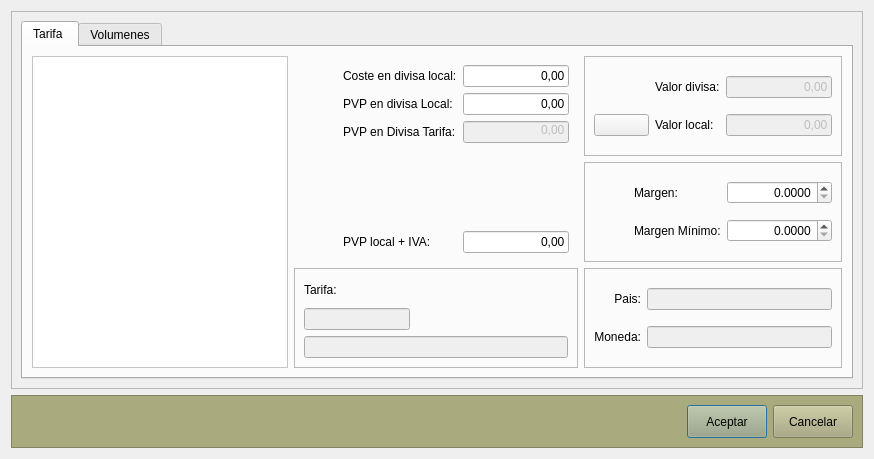
<?xml version="1.0" encoding="UTF-8"?>
<ui version="4.0">
 <class>FrmTarifas</class>
 <widget class="QDialog" name="FrmTarifas">
  <property name="geometry">
   <rect>
    <x>0</x>
    <y>0</y>
    <width>874</width>
    <height>459</height>
   </rect>
  </property>
  <property name="maximumSize">
   <size>
    <width>16777215</width>
    <height>459</height>
   </size>
  </property>
  <property name="windowTitle">
   <string>valoración de Tarifas</string>
  </property>
  <property name="windowIcon">
   <iconset resource="../maya.qrc">
    <normaloff>:/Icons/PNG/NeuX.png</normaloff>:/Icons/PNG/NeuX.png</iconset>
  </property>
  <property name="windowOpacity">
   <double>1.000000000000000</double>
  </property>
  <layout class="QGridLayout" name="gridLayout">
   <item row="1" column="0" colspan="2">
    <widget class="QFrame" name="frame">
     <property name="minimumSize">
      <size>
       <width>0</width>
       <height>47</height>
      </size>
     </property>
     <property name="maximumSize">
      <size>
       <width>16777215</width>
       <height>54</height>
      </size>
     </property>
     <property name="styleSheet">
      <string notr="true">background-color: rgb(170, 170, 127);</string>
     </property>
     <property name="frameShape">
      <enum>QFrame::StyledPanel</enum>
     </property>
     <property name="frameShadow">
      <enum>QFrame::Raised</enum>
     </property>
     <layout class="QHBoxLayout" name="horizontalLayout">
      <item>
       <spacer name="horizontalSpacer">
        <property name="orientation">
         <enum>Qt::Horizontal</enum>
        </property>
        <property name="sizeHint" stdset="0">
         <size>
          <width>40</width>
          <height>20</height>
         </size>
        </property>
       </spacer>
      </item>
      <item>
       <widget class="QPushButton" name="btnAceptar">
        <property name="minimumSize">
         <size>
          <width>0</width>
          <height>33</height>
         </size>
        </property>
        <property name="styleSheet">
         <string notr="true"/>
        </property>
        <property name="text">
         <string>Aceptar</string>
        </property>
        <property name="icon">
         <iconset resource="../maya.qrc">
          <normaloff>:/Icons/PNG/OK.png</normaloff>:/Icons/PNG/OK.png</iconset>
        </property>
        <property name="iconSize">
         <size>
          <width>14</width>
          <height>14</height>
         </size>
        </property>
       </widget>
      </item>
      <item>
       <widget class="QPushButton" name="btnCancelar">
        <property name="minimumSize">
         <size>
          <width>0</width>
          <height>33</height>
         </size>
        </property>
        <property name="styleSheet">
         <string notr="true"/>
        </property>
        <property name="text">
         <string>Cancelar</string>
        </property>
        <property name="icon">
         <iconset resource="../maya.qrc">
          <normaloff>:/Icons/PNG/Cancel.png</normaloff>:/Icons/PNG/Cancel.png</iconset>
        </property>
        <property name="iconSize">
         <size>
          <width>14</width>
          <height>14</height>
         </size>
        </property>
       </widget>
      </item>
     </layout>
    </widget>
   </item>
   <item row="0" column="0" colspan="2">
    <widget class="QFrame" name="frame_2">
     <property name="frameShape">
      <enum>QFrame::StyledPanel</enum>
     </property>
     <property name="frameShadow">
      <enum>QFrame::Raised</enum>
     </property>
     <layout class="QGridLayout" name="gridLayout_3">
      <item row="0" column="0">
       <widget class="QTabWidget" name="tabWidget">
        <property name="currentIndex">
         <number>0</number>
        </property>
        <widget class="QWidget" name="tab">
         <attribute name="title">
          <string>Tarifa </string>
         </attribute>
         <layout class="QGridLayout" name="gridLayout_8">
          <item row="0" column="0" rowspan="3">
           <widget class="QListView" name="listaTarifa">
            <property name="styleSheet">
             <string notr="true">background-color: rgb(255, 255, 255);</string>
            </property>
           </widget>
          </item>
          <item row="0" column="1" rowspan="2">
           <widget class="QWidget" name="widget" native="true">
            <layout class="QGridLayout" name="gridLayout_2">
             <item row="0" column="2">
              <widget class="QLineEdit" name="txtCosteLocal">
               <property name="minimumSize">
                <size>
                 <width>96</width>
                 <height>0</height>
                </size>
               </property>
               <property name="maximumSize">
                <size>
                 <width>106</width>
                 <height>16777215</height>
                </size>
               </property>
               <property name="text">
                <string>0,00</string>
               </property>
               <property name="alignment">
                <set>Qt::AlignRight|Qt::AlignTrailing|Qt::AlignVCenter</set>
               </property>
               <property name="readOnly">
                <bool>true</bool>
               </property>
              </widget>
             </item>
             <item row="4" column="1">
              <widget class="QLabel" name="label_6">
               <property name="text">
                <string>PVP en Divisa Tarifa:</string>
               </property>
              </widget>
             </item>
             <item row="1" column="2">
              <widget class="QLineEdit" name="txtPVPLocal">
               <property name="enabled">
                <bool>true</bool>
               </property>
               <property name="minimumSize">
                <size>
                 <width>96</width>
                 <height>0</height>
                </size>
               </property>
               <property name="maximumSize">
                <size>
                 <width>106</width>
                 <height>16777215</height>
                </size>
               </property>
               <property name="text">
                <string>0,00</string>
               </property>
               <property name="alignment">
                <set>Qt::AlignRight|Qt::AlignTrailing|Qt::AlignVCenter</set>
               </property>
              </widget>
             </item>
             <item row="1" column="1">
              <widget class="QLabel" name="label_7">
               <property name="text">
                <string>PVP en divisa Local:</string>
               </property>
              </widget>
             </item>
             <item row="1" column="0">
              <spacer name="horizontalSpacer_3">
               <property name="orientation">
                <enum>Qt::Horizontal</enum>
               </property>
               <property name="sizeHint" stdset="0">
                <size>
                 <width>40</width>
                 <height>20</height>
                </size>
               </property>
              </spacer>
             </item>
             <item row="5" column="1">
              <spacer name="verticalSpacer">
               <property name="orientation">
                <enum>Qt::Vertical</enum>
               </property>
               <property name="sizeHint" stdset="0">
                <size>
                 <width>20</width>
                 <height>40</height>
                </size>
               </property>
              </spacer>
             </item>
             <item row="4" column="2">
              <widget class="QLineEdit" name="txtPVPDivisa">
               <property name="enabled">
                <bool>false</bool>
               </property>
               <property name="maximumSize">
                <size>
                 <width>106</width>
                 <height>16777215</height>
                </size>
               </property>
               <property name="text">
                <string>0,00</string>
               </property>
               <property name="alignment">
                <set>Qt::AlignRight|Qt::AlignTop|Qt::AlignTrailing</set>
               </property>
              </widget>
             </item>
             <item row="0" column="1">
              <widget class="QLabel" name="label_10">
               <property name="text">
                <string>Coste en divisa local:</string>
               </property>
              </widget>
             </item>
             <item row="6" column="1">
              <widget class="QLabel" name="label_13">
               <property name="text">
                <string>PVP local + IVA:</string>
               </property>
              </widget>
             </item>
             <item row="6" column="2">
              <widget class="QLineEdit" name="txt_pvpiva">
               <property name="maximumSize">
                <size>
                 <width>106</width>
                 <height>16777215</height>
                </size>
               </property>
               <property name="text">
                <string>0,00</string>
               </property>
               <property name="alignment">
                <set>Qt::AlignRight|Qt::AlignTrailing|Qt::AlignVCenter</set>
               </property>
              </widget>
             </item>
            </layout>
           </widget>
          </item>
          <item row="0" column="2">
           <widget class="QFrame" name="frame_6">
            <property name="frameShape">
             <enum>QFrame::StyledPanel</enum>
            </property>
            <property name="frameShadow">
             <enum>QFrame::Raised</enum>
            </property>
            <layout class="QGridLayout" name="gridLayout_6">
             <item row="1" column="1">
              <widget class="QLabel" name="label_9">
               <property name="text">
                <string>Valor local:</string>
               </property>
              </widget>
             </item>
             <item row="0" column="2">
              <widget class="QLineEdit" name="txtValorDivisa">
               <property name="enabled">
                <bool>false</bool>
               </property>
               <property name="minimumSize">
                <size>
                 <width>96</width>
                 <height>0</height>
                </size>
               </property>
               <property name="maximumSize">
                <size>
                 <width>106</width>
                 <height>16777215</height>
                </size>
               </property>
               <property name="text">
                <string>0,00</string>
               </property>
               <property name="alignment">
                <set>Qt::AlignRight|Qt::AlignTrailing|Qt::AlignVCenter</set>
               </property>
              </widget>
             </item>
             <item row="1" column="2">
              <widget class="QLineEdit" name="txtvalorLocal">
               <property name="enabled">
                <bool>false</bool>
               </property>
               <property name="maximumSize">
                <size>
                 <width>106</width>
                 <height>16777215</height>
                </size>
               </property>
               <property name="text">
                <string>0,00</string>
               </property>
               <property name="alignment">
                <set>Qt::AlignRight|Qt::AlignTrailing|Qt::AlignVCenter</set>
               </property>
               <property name="readOnly">
                <bool>false</bool>
               </property>
              </widget>
             </item>
             <item row="0" column="1">
              <widget class="QLabel" name="label_8">
               <property name="text">
                <string>Valor divisa:</string>
               </property>
              </widget>
             </item>
             <item row="0" column="0">
              <spacer name="horizontalSpacer_5">
               <property name="orientation">
                <enum>Qt::Horizontal</enum>
               </property>
               <property name="sizeHint" stdset="0">
                <size>
                 <width>40</width>
                 <height>20</height>
                </size>
               </property>
              </spacer>
             </item>
             <item row="1" column="0">
              <widget class="QPushButton" name="btnDesbloquearDivisa">
               <property name="toolTip">
                <string>&lt;html&gt;&lt;head/&gt;&lt;body&gt;&lt;p&gt;Desbloquear las divisas para entrada manual&lt;/p&gt;&lt;/body&gt;&lt;/html&gt;</string>
               </property>
               <property name="text">
                <string/>
               </property>
               <property name="icon">
                <iconset resource="../maya.qrc">
                 <normaloff>:/Icons/PNG/abrecaja.png</normaloff>:/Icons/PNG/abrecaja.png</iconset>
               </property>
               <property name="checkable">
                <bool>true</bool>
               </property>
              </widget>
             </item>
            </layout>
           </widget>
          </item>
          <item row="1" column="2">
           <widget class="QFrame" name="frame_5">
            <property name="frameShape">
             <enum>QFrame::StyledPanel</enum>
            </property>
            <property name="frameShadow">
             <enum>QFrame::Raised</enum>
            </property>
            <layout class="QGridLayout" name="gridLayout_5">
             <item row="0" column="2">
              <widget class="QDoubleSpinBox" name="spinMargen">
               <property name="enabled">
                <bool>true</bool>
               </property>
               <property name="minimumSize">
                <size>
                 <width>105</width>
                 <height>0</height>
                </size>
               </property>
               <property name="maximumSize">
                <size>
                 <width>106</width>
                 <height>16777215</height>
                </size>
               </property>
               <property name="alignment">
                <set>Qt::AlignRight|Qt::AlignTrailing|Qt::AlignVCenter</set>
               </property>
               <property name="decimals">
                <number>4</number>
               </property>
               <property name="minimum">
                <double>0.000000000000000</double>
               </property>
               <property name="maximum">
                <double>99.000000000000000</double>
               </property>
              </widget>
             </item>
             <item row="1" column="2">
              <widget class="QDoubleSpinBox" name="spinmargen_minimo">
               <property name="enabled">
                <bool>true</bool>
               </property>
               <property name="minimumSize">
                <size>
                 <width>96</width>
                 <height>0</height>
                </size>
               </property>
               <property name="maximumSize">
                <size>
                 <width>106</width>
                 <height>16777215</height>
                </size>
               </property>
               <property name="alignment">
                <set>Qt::AlignRight|Qt::AlignTrailing|Qt::AlignVCenter</set>
               </property>
               <property name="decimals">
                <number>4</number>
               </property>
               <property name="minimum">
                <double>0.000000000000000</double>
               </property>
               <property name="maximum">
                <double>99.000000000000000</double>
               </property>
              </widget>
             </item>
             <item row="0" column="1">
              <widget class="QLabel" name="label_4">
               <property name="text">
                <string>Margen:</string>
               </property>
              </widget>
             </item>
             <item row="1" column="1">
              <widget class="QLabel" name="label_5">
               <property name="maximumSize">
                <size>
                 <width>16777215</width>
                 <height>27</height>
                </size>
               </property>
               <property name="text">
                <string>Margen Mínimo:</string>
               </property>
              </widget>
             </item>
             <item row="0" column="0">
              <spacer name="horizontalSpacer_4">
               <property name="orientation">
                <enum>Qt::Horizontal</enum>
               </property>
               <property name="sizeHint" stdset="0">
                <size>
                 <width>40</width>
                 <height>20</height>
                </size>
               </property>
              </spacer>
             </item>
            </layout>
           </widget>
          </item>
          <item row="2" column="1">
           <widget class="QFrame" name="frame_4">
            <property name="frameShape">
             <enum>QFrame::StyledPanel</enum>
            </property>
            <property name="frameShadow">
             <enum>QFrame::Raised</enum>
            </property>
            <layout class="QVBoxLayout" name="verticalLayout">
             <item>
              <widget class="QLabel" name="label_3">
               <property name="text">
                <string>Tarifa:</string>
               </property>
              </widget>
             </item>
             <item>
              <widget class="QLineEdit" name="txtCodTarifa">
               <property name="enabled">
                <bool>false</bool>
               </property>
               <property name="minimumSize">
                <size>
                 <width>49</width>
                 <height>0</height>
                </size>
               </property>
               <property name="maximumSize">
                <size>
                 <width>106</width>
                 <height>16777215</height>
                </size>
               </property>
              </widget>
             </item>
             <item>
              <widget class="QLineEdit" name="txtDescTarifa">
               <property name="enabled">
                <bool>false</bool>
               </property>
              </widget>
             </item>
            </layout>
           </widget>
          </item>
          <item row="2" column="2">
           <widget class="QFrame" name="frame_3">
            <property name="frameShape">
             <enum>QFrame::StyledPanel</enum>
            </property>
            <property name="frameShadow">
             <enum>QFrame::Raised</enum>
            </property>
            <layout class="QGridLayout" name="gridLayout_4">
             <item row="0" column="1">
              <widget class="QLineEdit" name="txtPais">
               <property name="enabled">
                <bool>false</bool>
               </property>
               <property name="minimumSize">
                <size>
                 <width>123</width>
                 <height>0</height>
                </size>
               </property>
              </widget>
             </item>
             <item row="1" column="0">
              <widget class="QLabel" name="label_2">
               <property name="text">
                <string>Moneda:</string>
               </property>
               <property name="alignment">
                <set>Qt::AlignRight|Qt::AlignTrailing|Qt::AlignVCenter</set>
               </property>
              </widget>
             </item>
             <item row="1" column="1">
              <widget class="QLineEdit" name="txtMoneda">
               <property name="enabled">
                <bool>false</bool>
               </property>
               <property name="minimumSize">
                <size>
                 <width>96</width>
                 <height>0</height>
                </size>
               </property>
              </widget>
             </item>
             <item row="0" column="0">
              <widget class="QLabel" name="label">
               <property name="maximumSize">
                <size>
                 <width>100</width>
                 <height>16777215</height>
                </size>
               </property>
               <property name="text">
                <string>Pais:</string>
               </property>
               <property name="alignment">
                <set>Qt::AlignRight|Qt::AlignTrailing|Qt::AlignVCenter</set>
               </property>
              </widget>
             </item>
            </layout>
           </widget>
          </item>
         </layout>
        </widget>
        <widget class="QWidget" name="tab_2">
         <attribute name="title">
          <string>Volumenes</string>
         </attribute>
         <layout class="QGridLayout" name="gridLayout_7">
          <item row="0" column="0" colspan="2">
           <widget class="QFrame" name="frame_19">
            <property name="frameShape">
             <enum>QFrame::StyledPanel</enum>
            </property>
            <property name="frameShadow">
             <enum>QFrame::Raised</enum>
            </property>
            <layout class="QGridLayout" name="gridLayout_32">
             <item row="0" column="0">
              <widget class="QLabel" name="label_11">
               <property name="text">
                <string>desde</string>
               </property>
              </widget>
             </item>
             <item row="2" column="0">
              <widget class="QLabel" name="label_38">
               <property name="text">
                <string>precio:</string>
               </property>
              </widget>
             </item>
             <item row="2" column="1">
              <widget class="QLineEdit" name="txtPrecio_volumen">
               <property name="enabled">
                <bool>false</bool>
               </property>
               <property name="text">
                <string>0,00</string>
               </property>
               <property name="alignment">
                <set>Qt::AlignRight|Qt::AlignTrailing|Qt::AlignVCenter</set>
               </property>
               <property name="readOnly">
                <bool>true</bool>
               </property>
              </widget>
             </item>
             <item row="1" column="0">
              <widget class="QLabel" name="label_17">
               <property name="text">
                <string>hasta</string>
               </property>
              </widget>
             </item>
             <item row="3" column="0">
              <spacer name="verticalSpacer_7">
               <property name="orientation">
                <enum>Qt::Vertical</enum>
               </property>
               <property name="sizeHint" stdset="0">
                <size>
                 <width>20</width>
                 <height>40</height>
                </size>
               </property>
              </spacer>
             </item>
             <item row="0" column="1">
              <widget class="QDoubleSpinBox" name="spinDesde">
               <property name="enabled">
                <bool>false</bool>
               </property>
               <property name="alignment">
                <set>Qt::AlignRight|Qt::AlignTrailing|Qt::AlignVCenter</set>
               </property>
               <property name="maximum">
                <double>999999.989999999990687</double>
               </property>
              </widget>
             </item>
             <item row="1" column="1">
              <widget class="QDoubleSpinBox" name="spinHasta">
               <property name="enabled">
                <bool>false</bool>
               </property>
               <property name="alignment">
                <set>Qt::AlignRight|Qt::AlignTrailing|Qt::AlignVCenter</set>
               </property>
               <property name="maximum">
                <double>999999.989999999990687</double>
               </property>
              </widget>
             </item>
            </layout>
           </widget>
          </item>
          <item row="0" column="2" rowspan="2">
           <widget class="QTableView" name="tabla_volumenes">
            <property name="alternatingRowColors">
             <bool>true</bool>
            </property>
            <property name="selectionMode">
             <enum>QAbstractItemView::SingleSelection</enum>
            </property>
            <property name="selectionBehavior">
             <enum>QAbstractItemView::SelectRows</enum>
            </property>
           </widget>
          </item>
          <item row="1" column="0">
           <widget class="QPushButton" name="btnAnadir_volumen">
            <property name="enabled">
             <bool>true</bool>
            </property>
            <property name="text">
             <string>Añadir</string>
            </property>
            <property name="icon">
             <iconset resource="../maya.qrc">
              <normaloff>:/Icons/PNG/add.png</normaloff>:/Icons/PNG/add.png</iconset>
            </property>
           </widget>
          </item>
          <item row="2" column="1">
           <widget class="QPushButton" name="btnDeshacer_volumen">
            <property name="enabled">
             <bool>false</bool>
            </property>
            <property name="text">
             <string>Deshacer</string>
            </property>
            <property name="icon">
             <iconset resource="../maya.qrc">
              <normaloff>:/Icons/PNG/undo.png</normaloff>:/Icons/PNG/undo.png</iconset>
            </property>
           </widget>
          </item>
          <item row="2" column="2">
           <widget class="QPushButton" name="btnBorrar_volumen">
            <property name="text">
             <string>Borrar</string>
            </property>
            <property name="icon">
             <iconset resource="../maya.qrc">
              <normaloff>:/Icons/PNG/Delete.png</normaloff>:/Icons/PNG/Delete.png</iconset>
            </property>
           </widget>
          </item>
          <item row="1" column="1">
           <widget class="QPushButton" name="btnEditar_volumen">
            <property name="enabled">
             <bool>true</bool>
            </property>
            <property name="text">
             <string>Editar</string>
            </property>
            <property name="icon">
             <iconset resource="../maya.qrc">
              <normaloff>:/Icons/PNG/edit.png</normaloff>:/Icons/PNG/edit.png</iconset>
            </property>
           </widget>
          </item>
          <item row="2" column="0">
           <widget class="QPushButton" name="btnGuardar_volumen">
            <property name="enabled">
             <bool>false</bool>
            </property>
            <property name="text">
             <string>Guardar</string>
            </property>
            <property name="icon">
             <iconset resource="../maya.qrc">
              <normaloff>:/Icons/PNG/Save.png</normaloff>:/Icons/PNG/Save.png</iconset>
            </property>
           </widget>
          </item>
          <item row="0" column="3" rowspan="3">
           <widget class="QFrame" name="frame_7">
            <property name="frameShape">
             <enum>QFrame::StyledPanel</enum>
            </property>
            <property name="frameShadow">
             <enum>QFrame::Raised</enum>
            </property>
            <layout class="QGridLayout" name="gridLayout_9">
             <item row="1" column="0">
              <widget class="QTableView" name="tabla_tarifas"/>
             </item>
             <item row="0" column="0">
              <widget class="QLabel" name="label_12">
               <property name="styleSheet">
                <string notr="true">background-color: #304163;
color: rgb(255, 255, 255);</string>
               </property>
               <property name="text">
                <string>Crear en tarifas / articulo</string>
               </property>
               <property name="alignment">
                <set>Qt::AlignCenter</set>
               </property>
              </widget>
             </item>
            </layout>
           </widget>
          </item>
         </layout>
        </widget>
       </widget>
      </item>
     </layout>
    </widget>
   </item>
  </layout>
 </widget>
 <tabstops>
  <tabstop>txtCosteLocal</tabstop>
  <tabstop>txtPVPLocal</tabstop>
  <tabstop>txtPVPDivisa</tabstop>
  <tabstop>spinMargen</tabstop>
  <tabstop>spinmargen_minimo</tabstop>
  <tabstop>btnDesbloquearDivisa</tabstop>
  <tabstop>listaTarifa</tabstop>
  <tabstop>spinDesde</tabstop>
  <tabstop>spinHasta</tabstop>
  <tabstop>txtPrecio_volumen</tabstop>
  <tabstop>btnAnadir_volumen</tabstop>
  <tabstop>btnEditar_volumen</tabstop>
  <tabstop>btnGuardar_volumen</tabstop>
  <tabstop>btnDeshacer_volumen</tabstop>
  <tabstop>btnBorrar_volumen</tabstop>
  <tabstop>tabla_tarifas</tabstop>
  <tabstop>btnAceptar</tabstop>
  <tabstop>btnCancelar</tabstop>
  <tabstop>txtvalorLocal</tabstop>
  <tabstop>tabla_volumenes</tabstop>
  <tabstop>txtMoneda</tabstop>
  <tabstop>tabWidget</tabstop>
  <tabstop>txtDescTarifa</tabstop>
  <tabstop>txtPais</tabstop>
  <tabstop>txtValorDivisa</tabstop>
  <tabstop>txtCodTarifa</tabstop>
 </tabstops>
 <resources>
  <include location="../maya.qrc"/>
 </resources>
 <connections>
  <connection>
   <sender>btnCancelar</sender>
   <signal>clicked()</signal>
   <receiver>FrmTarifas</receiver>
   <slot>close()</slot>
   <hints>
    <hint type="sourcelabel">
     <x>752</x>
     <y>242</y>
    </hint>
    <hint type="destinationlabel">
     <x>530</x>
     <y>211</y>
    </hint>
   </hints>
  </connection>
 </connections>
</ui>
